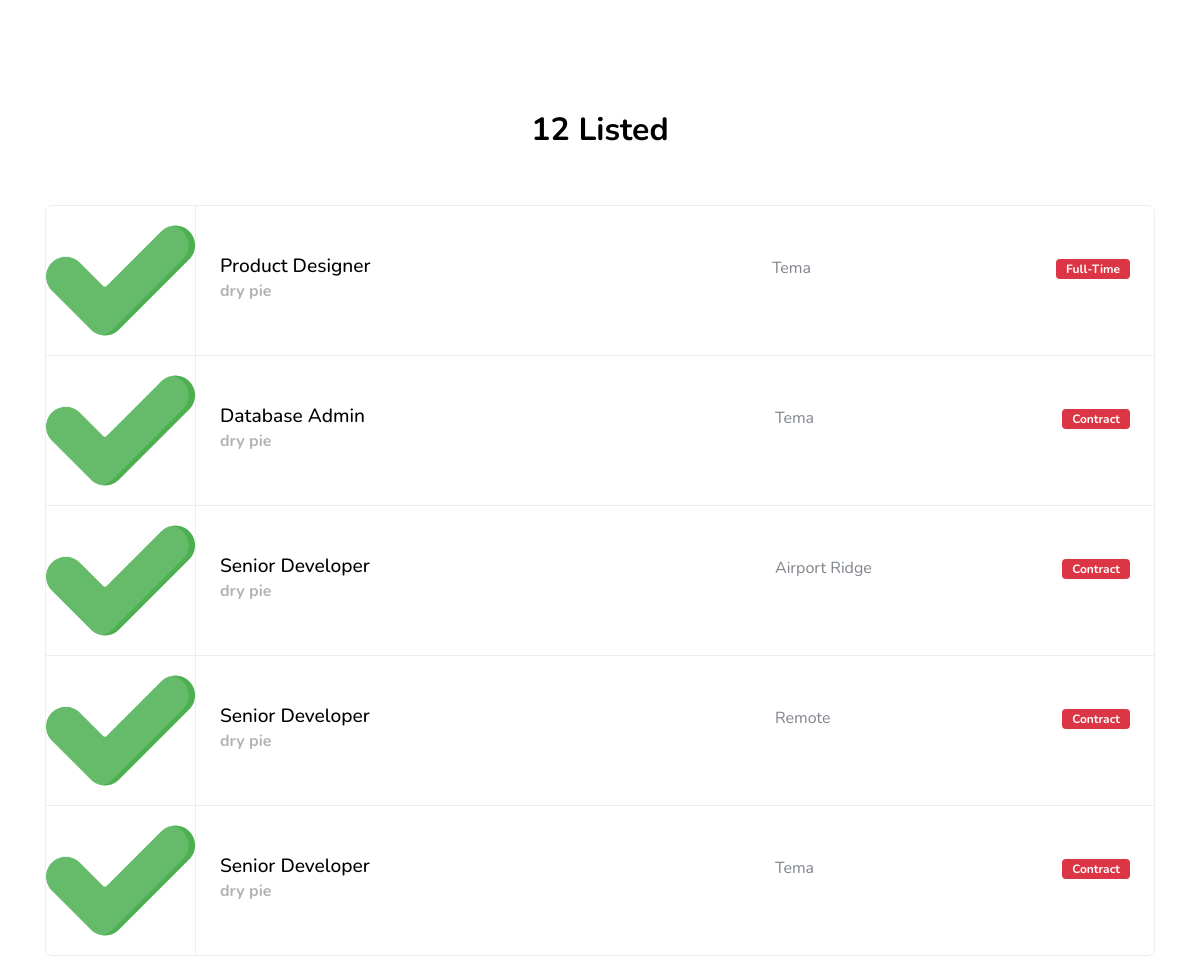
Page /?page=2 (middle part) on the earlier database version.
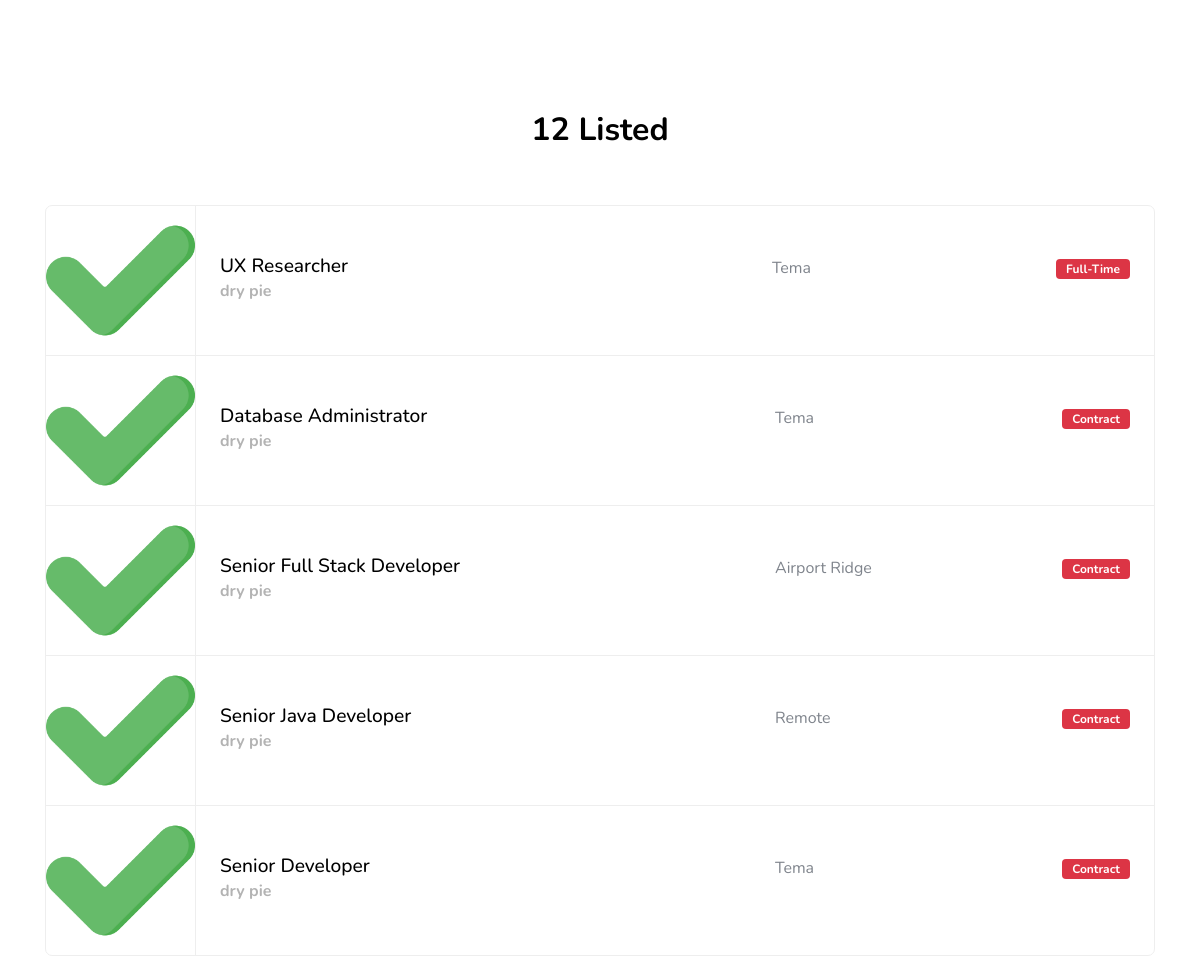
Same page on the later database version.
### tables this page shows
CREATE TABLE `job_req` (
    `job_id` int(11) NOT NULL,
    `job_title` varchar(100) NOT NULL,
    `job_description` text NOT NULL,
    `user_id` int(11) NOT NULL,
    `responsibility` longtext NOT NULL CHECK (json_valid(`responsibility`)),
    `experience` varchar(100) DEFAULT NULL,
    `benefits` longtext DEFAULT NULL CHECK (json_valid(`benefits`)),
    `vacancy` int(11) DEFAULT NULL,
    `status` enum('Full-Time','Part-Time','Contract') NOT NULL,
    `job_location` varchar(255) DEFAULT NULL,
    `salary` decimal(10,2) DEFAULT NULL,
    `gender` enum('Male','Female','Other','Any') DEFAULT NULL,
    `application_deadline` date DEFAULT NULL,
    `published_on` datetime NOT NULL DEFAULT current_timestamp(),
    `featured_image` varchar(255) DEFAULT "./images/bm_office_chat.svg"
);

CREATE TABLE `users` (
    `user_id` int(11) NOT NULL,
    `profile_pic` varchar(255) DEFAULT "./uploads/profile_pic/check-mark.png",
    `email` varchar(255) NOT NULL,
    `passwd` varchar(255) NOT NULL,
    `username` varchar(50) NOT NULL,
    `usertype` enum('JobSeeker','Employer','Admin') NOT NULL
);

CREATE TABLE `employers` (
    `user_id` int(11) NOT NULL,
    `org_name` varchar(100) NOT NULL,
    `creation_date` date NOT NULL,
    `industry` varchar(50) DEFAULT NULL,
    `tag_ids` longtext DEFAULT NULL CHECK (json_valid(`tag_ids`))
);

### functions/getJobListings.php (the view, shortened to what this page needs)
<?php
include 'settings/connection.php';
function getJobListings($start, $jobsPerPage)
{
    global $conn;
    $offset = $start - 1;
    $sql = "SELECT job_req.job_id, job_req.job_title, job_req.job_description, job_req.job_location, job_req.status, job_req.published_on, employers.org_name, users.profile_pic
            FROM job_req
            INNER JOIN employers
            INNER JOIN users
            ON job_req.user_id = employers.user_id AND job_req.user_id = users.user_id
            LIMIT $offset, $jobsPerPage";
    $result = $conn->query($sql);
    if ($result->num_rows > 0) {
        echo '<ul class="job-listings mb-5">';
        while ($row = $result->fetch_assoc()) {
            $jobId = $row['job_id'];
            $jobTitle = $row['job_title'];
            $jobLocation = $row['job_location'];
            $status = $row['status'];
            $orgName = $row['org_name'];
            echo '<li class="job-listing d-block d-sm-flex pb-3 pb-sm-0 align-items-center">';
            echo '<a href="job-single.php?job_id=' . $jobId . '"></a>';
            echo '<div class="job-listing-logo">';
            echo '<img src=' . $row['profile_pic'] . ' alt="Job Logo" class="img-fluid"  width="150px" height="150px"/>';
            echo '</div>';
            echo '<div class="job-listing-about d-sm-flex custom-width w-100 justify-content-between mx-4">';
            echo '<div class="job-listing-position custom-width w-50 mb-3 mb-sm-0">';
            echo '<h2>' . $jobTitle . '</h2>';
            echo '<strong>' . $orgName . '</strong>';
            echo '</div>';
            echo '<div class="job-listing-location mb-3 mb-sm-0 custom-width w-25">';
            echo '<span class="icon-room"></span> ' . $jobLocation;
            echo '</div>';
            echo '<div class="job-listing-meta">';
            echo '<span class="badge badge-danger">' . $status . '</span>';
            echo '</div>';
            echo '</div>';
            echo '</li>';
        }
        echo '</ul>';
    } else {
        echo '<p>No job listings found.</p>';
    }
}

Differences in the rows shown:
changed job_req "Full-Time": job_title "Product Designer" → "UX Researcher"
changed job_req: job_title "Database Admin" → "Database Administrator"
changed job_req "Airport Ridge": job_title "Senior Developer" → "Senior Full Stack Developer"
changed job_req "Remote": job_title "Senior Developer" → "Senior Java Developer"
